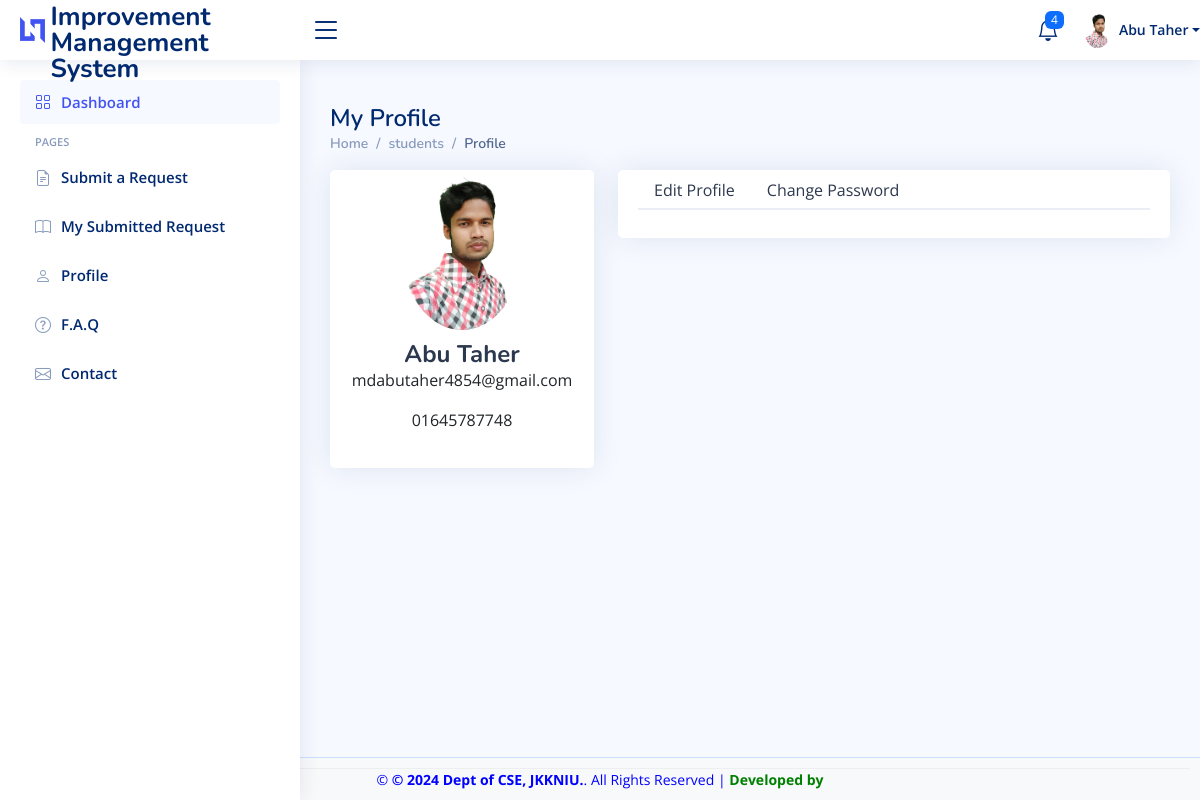
Page /student/users-profile.php (signed in) on the committed database.
### tables this page shows
CREATE TABLE `students` (
  `id` int(11) NOT NULL,
  `name` varchar(200) NOT NULL,
  `username` varchar(200) NOT NULL,
  `department` varchar(40) NOT NULL,
  `stud_id` varchar(100) NOT NULL,
  `reg_no` varchar(100) NOT NULL,
  `email` varchar(200) NOT NULL,
  `gender` varchar(200) NOT NULL,
  `phone` varchar(200) NOT NULL,
  `password` varchar(200) NOT NULL,
  `data_reg` varchar(200) NOT NULL,
  `status` varchar(200) NOT NULL,
  `session` varchar(200) NOT NULL,
  `otp` varchar(100) NOT NULL,
  `profile` varchar(200) NOT NULL DEFAULT 'default.jpeg'
);

### student/users-profile.php (the view, shortened to what this page needs)
<?php
include("header.php");
include("sidebar.php");
include("../include/connect.php");
$email = $_SESSION['student'];
$stmt = $conn->prepare("SELECT * FROM students WHERE email = ?");
$stmt->bind_param("s", $email);
$stmt->execute();
$result = $stmt->get_result();
$row = $result->fetch_assoc();
?>
<main id="main" class="main">
    <div class="pagetitle">
        <h1>My Profile</h1>
        <nav>
            <ol class="breadcrumb">
                <li class="breadcrumb-item"><a href="index.html">Home</a></li>
                <li class="breadcrumb-item">students</li>
                <li class="breadcrumb-item active">Profile</li>
            </ol>
        </nav>
    </div>
    <section class="section profile">
        <div class="row">
            <div class="col-xl-4">
                <div class="card profile-card">
                    <div class="card-body d-flex flex-column align-items-center">
                        <div class="profile-pic">
                            <img src="../admin/uploads/<?php echo !empty($row['profile']) ? $row['profile'] : 'default.jpeg'; ?>" alt="Profile" class="rounded-circle">
                        </div>
                        <h2 class="profile-name"><?php echo $row['name']; ?></h2>
                        <p class="profile-email"><?php echo $row['email']; ?></p>
                        <p class="profile-phone"><?php echo $row['phone']; ?></p>
                    </div>
                </div>
            </div>
            <div class="col-xl-8">
                <div class="card profile-details">
                    <div class="card-body">
                        <ul class="nav nav-tabs nav-tabs-bordered">
                            <li class="nav-item">
                                <button class="nav-link" data-bs-toggle="tab" data-bs-target="#profile-edit">Edit Profile</button>
                            </li>
                            <li class="nav-item">
                                <button class="nav-link" data-bs-toggle="tab" data-bs-target="#profile-change-password">Change Password</button>
                            </li>
                        </ul>
                        <div class="tab-content pt-2">
                        </div>
                    </div>
                </div>
            </div>
        </div>
    </section>
</main>
<?php
include("footer.php");
?>

### student/header.php (shortened to what this page needs)
<?php
include("../include/connect.php");
?>
<!DOCTYPE html>
<html lang="en">
<head>
  <link href="../admin/assets/vendor/bootstrap/css/bootstrap.min.css" rel="stylesheet">
  <link href="../admin/assets/vendor/bootstrap-icons/bootstrap-icons.css" rel="stylesheet">
  <link href="../admin/assets/vendor/boxicons/css/boxicons.min.css" rel="stylesheet">
  <link href="../admin/assets/vendor/quill/quill.snow.css" rel="stylesheet">
  <link href="../admin/assets/vendor/quill/quill.bubble.css" rel="stylesheet">
  <link href="../admin/assets/vendor/remixicon/remixicon.css" rel="stylesheet">
  <link href="../admin/assets/vendor/simple-datatables/style.css" rel="stylesheet">
  <link href="../admin/assets/css/style.css" rel="stylesheet">
</head>
<body>
  <header id="header" class="header fixed-top d-flex align-items-center">
    <div class="d-flex align-items-center justify-content-between">
      <a href="index.php" class="logo d-flex align-items-center">
        <img src="assets/img/logo.png" alt="">
        <span class="d-none d-lg-block">Course Improvement Management System
        </span>
      </a>
      <i class="bi bi-list toggle-sidebar-btn"></i>
    </div>
    <nav class="header-nav ms-auto">
      <ul class="d-flex align-items-center">
        <li class="nav-item dropdown">
          <?php
          $query = "SELECT * FROM students WHERE status = 'Pending'";
          $result = mysqli_query($conn, $query);
          $num = mysqli_num_rows($result);
          ?>
          <a class="nav-link nav-icon" href="" data-bs-toggle="dropdown">
            <i class="bi bi-bell"></i>
            <span class="badge bg-primary badge-number"><?php echo $num; ?></span>
          </a>
        </li>
        <?php
        $email=$_SESSION['student'];
        $sql="select * from students where email='$email'";
        $result=mysqli_query($conn,$sql);
        $row=mysqli_fetch_assoc($result);
        ?>
        <a class="nav-link nav-profile d-flex align-items-center pe-0" href="users-profile.php" data-bs-toggle="dropdown">
        <img src="../admin/uploads/<?php echo $row['profile']; ?>" alt="Profile" class="rounded-circle">
          <span class="d-none d-md-block dropdown-toggle ps-2"><?php echo $row['name'];?></span>
        </a>
      </ul>
    </nav>
  </header>
</body>
</html>

### admin/assets/css/style.css (style rules this page uses)
:root { scroll-behavior: smooth; }
body { font-family: "Open Sans", sans-serif; background: #f6f9ff; color: #444444; }
a { color: #4154f1; text-decoration: none; }
h1, h2, h3, h4, h5, h6 { font-family: "Nunito", sans-serif; }
#main { margin-top: 60px; padding: 20px 30px; transition: all 0.3s; }
.pagetitle { margin-bottom: 10px; }
.pagetitle h1 { font-size: 24px; margin-bottom: 0; font-weight: 600; color: #012970; }
.card { margin-bottom: 30px; border: none; border-radius: 5px; box-shadow: 0px 0 30px rgba(1, 41, 112, 0.1); }
.card-body { padding: 0 20px 20px 20px; }
.breadcrumb { font-size: 14px; font-family: "Nunito", sans-serif; color: #899bbd; font-weight: 600; }
.breadcrumb a { color: #899bbd; transition: 0.3s; }
.breadcrumb .breadcrumb-item::before { color: #899bbd; }
.breadcrumb .active { color: #51678f; font-weight: 600; }
.nav-tabs-bordered { border-bottom: 2px solid #ebeef4; }
.nav-tabs-bordered .nav-link { margin-bottom: -2px; border: none; color: #2c384e; }
.logo { line-height: 1; }
@media (min-width: 1200px) { .logo { width: 280px; } }
.logo img { max-height: 26px; margin-right: 6px; }
.logo span { font-size: 26px; font-weight: 700; color: #012970; font-family: "Nunito", sans-serif; }
.header { transition: all 0.5s; z-index: 997; height: 60px; box-shadow: 0px 2px 20px rgba(1, 41, 112, 0.1); background-color: #fff; padding-left: 20px; }
.header .toggle-sidebar-btn { font-size: 32px; padding-left: 10px; cursor: pointer; color: #012970; }
.header-nav ul { list-style: none; }
.header-nav>ul { margin: 0; padding: 0; }
.header-nav .nav-icon { font-size: 22px; color: #012970; margin-right: 25px; position: relative; }
.header-nav .nav-profile { color: #012970; }
.header-nav .nav-profile img { max-height: 36px; }
.header-nav .nav-profile span { font-size: 14px; font-weight: 600; }
.header-nav .badge-number { position: absolute; inset: -2px -5px auto auto; font-weight: normal; font-size: 12px; padding: 3px 6px; }
@media (min-width: 1200px) { #main, #footer { margin-left: 300px; } }
.profile .profile-card img { max-width: 120px; }
.profile .profile-card h2 { font-size: 24px; font-weight: 700; color: #2c384e; margin: 10px 0 0 0; }

### rows in the picture
students: profile (picture), name "Abu Taher", email "mdabutaher4854@gmail.com", phone "01645787748"

### other values in the picture
$num "4"
